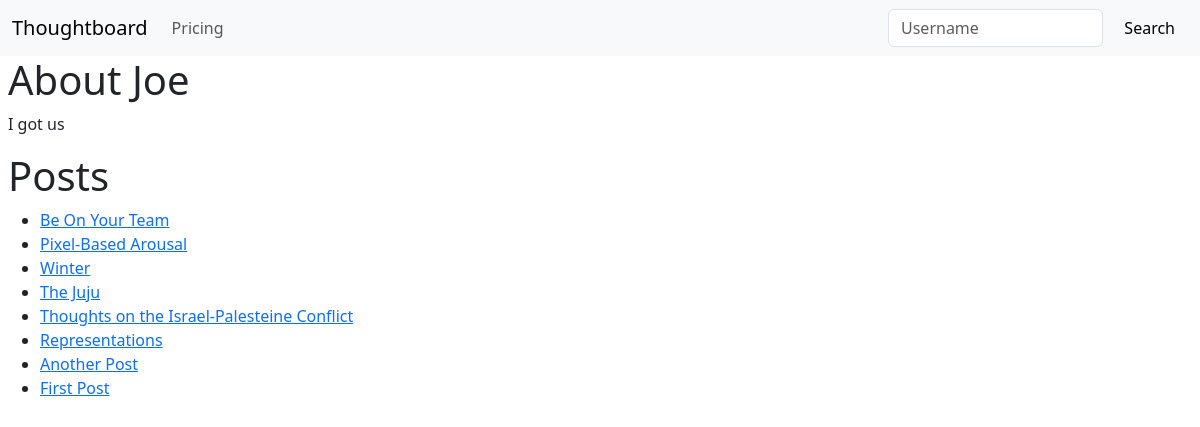
The page /home/joemonem on the database as committed earlier.
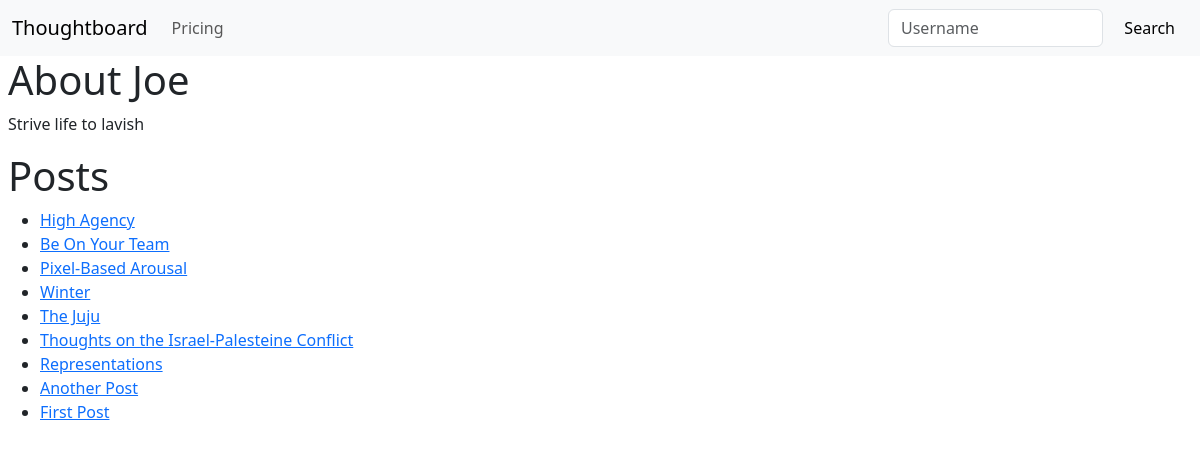
The same page on the database as committed later.
### theblog/models.py (models this page shows, shortened)
class Profile(models.Model):
    user = models.ForeignKey(User, on_delete=models.CASCADE)
    bio = models.TextField(blank=True)
    location = models.CharField(max_length=100, blank=True)

class Post(models.Model):
    title = models.CharField(max_length=255)
    author = models.ForeignKey(User, on_delete=models.CASCADE)
    body = RichTextField(blank=True, null=True)
    published_date = models.DateField(default=timezone.now)

### theblog/views.py (the view)
# urls.py: path("home/<str:pk>", HomeView.as_view(), name="home"),
class HomeView(ListView):
    model = Post
    template_name = "home.html"
    context_object_name = "posts"
    def get_context_data(self, **kwargs):
        context = super().get_context_data(**kwargs)
        username = self.kwargs["pk"]
        user_object = get_object_or_404(User, username=username)
        user_profile = get_object_or_404(Profile, user=user_object)
        user_posts = Post.objects.filter(author=user_object)
        context["user_object"] = user_object
        context["user_profile"] = user_profile
        context["user_posts"] = user_posts
        return context

### theblog/templates/home.html
{% extends 'base.html' %}
{%block content %}
{%if user_profile.bio%}
<h1>About {{user_profile.user.first_name}}</h1>
<p>{{user_profile.bio}}</p>
{%else%}
<h1>No Bio Yet</h1>
<p>You can visit Edit Profile in the Navbar to add one.</p>
{%endif%}
{% if user_posts%}
<h1>Posts</h1>
<ul>
    {% for post in user_posts reversed %}
    <li>
        <a href="{%url 'article-details' post.pk %}"> {{post.title}} </a>
        <br>
    </li>
    {% endfor %}
    {% else %}
    <h1>No Posts yet</h1>
    <p>Click on Add Post in the Navbar to create one.</p>
    {%endif%}
</ul>
{% endblock %}

### theblog/templates/base.html (shortened to what this page needs)
<!doctype html>
<html lang="en">
<head>
    <link href="https://cdn.jsdelivr.net/npm/bootstrap@5.3.2/dist/css/bootstrap.min.css" rel="stylesheet"
>
</head>
<body>
    <nav class="navbar navbar-expand-lg bg-body-tertiary">
        <div class="container-fluid">
            {% if user.is_authenticated%}
            <a class="navbar-brand" href="{% url 'home' user.username%}">Thoughtboard</a>
            {%else%}
            <a class="navbar-brand" href="{% url 'about' %}">Thoughtboard</a>
            {%endif%}
            <div class="collapse navbar-collapse" id="navbarNav">
                <ul class="navbar-nav">
                    <li class="nav-item">
                        <a class="nav-link" href="#">Pricing</a>
                    </li>
                </ul>
            </div>
            <form method="post" action="{% url 'search_redirect' %}" class="d-flex" style="max-width: 300px;">
                <input class="form-control me-2" type="input" name="username" placeholder="Username">
                <button class="btn btn-light" type="submit">Search</button>
            </form>
        </div>
    </nav>
    <div class="ms-2">
        {% block content %}
        {% endblock %}
    </div>
</body>
</html>

Rows that differ between the two databases and show on the page:
changed Profile "Joe": bio "I got us" → "Strive life to lavish"
added Post: title "High Agency"
